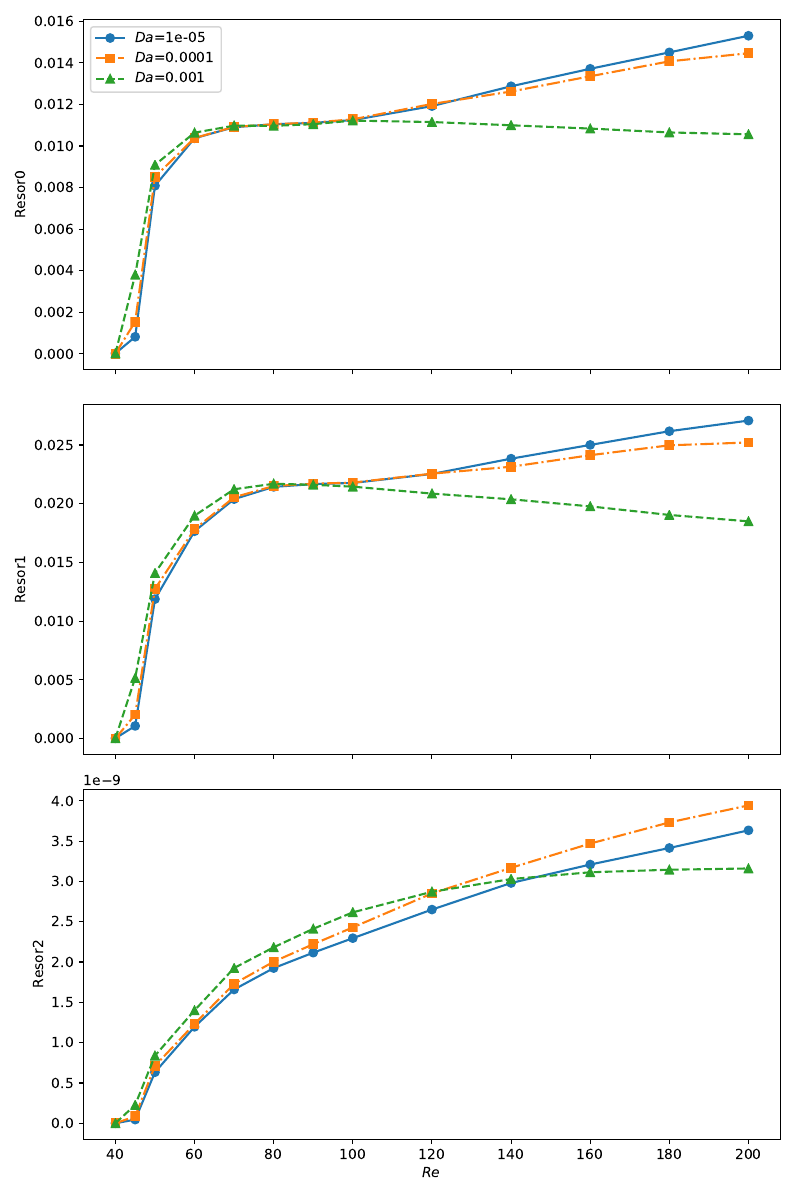

The Python source for this figure:
# -*- coding: utf-8 -*-
import matplotlib.pyplot as plt
import numpy as np
import itertools

from data import data
import constants as c


Da = c.Da[0:3]
Re = c.Re
period = c.period[0:3]


fig, ax = plt.subplots(3, 1, sharex=True, figsize=(8, 12))
#fig, ax = plt.subplots()
marker = itertools.cycle(('o', 's', '^'))
linestyle = itertools.cycle(('-', '-.', '--'))

meanResd0 = np.zeros_like(period)
meanResd1 = np.zeros_like(period)
meanResd2 = np.zeros_like(period)
for i in range(len(Da)):
    for j in range(len(Re)):
        resd = data(Da[i], Re[j], 'resd', period[i][j], nperiods=5).load_data()
        meanResd0[i][j] = resd['Resor0'].mean()
        meanResd1[i][j] = resd['Resor1'].mean()
        meanResd2[i][j] = resd['Resor2'].mean()
    # Plot the data
    mk = marker.next()
    ls = linestyle.next()
    ax[0].plot(Re, meanResd0[i], marker=mk,
            linestyle=ls,
            label=r'$Da$={}'.format(Da[i]))
    ax[1].plot(Re, meanResd1[i], marker=mk,
            linestyle=ls,
            label=r'$Da$={}'.format(Da[i]))
    ax[2].plot(Re, meanResd2[i], marker=mk,
            linestyle=ls,
            label=r'$Da$={}'.format(Da[i]))

ax[2].set_xlabel(r'$Re$')
ax[0].set_ylabel('Resor0')
ax[1].set_ylabel('Resor1')
ax[2].set_ylabel('Resor2')
ax[0].legend()
fig.tight_layout()
plt.savefig('meanError_Re.pdf')
plt.show()

